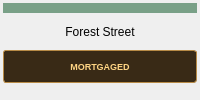
       <widget class="QFrame" name="tile31">
        <property name="tile" stdset="0">
         <bool>true</bool>
        </property>
        <layout class="QVBoxLayout" name="tileLayout31">
         <property name="spacing">
          <number>2</number>
         </property>
         <property name="leftMargin">
          <number>3</number>
         </property>
         <property name="topMargin">
          <number>3</number>
         </property>
         <property name="rightMargin">
          <number>3</number>
         </property>
         <property name="bottomMargin">
          <number>3</number>
         </property>
         <item>
          <widget class="QFrame" name="propertyColor31">
           <property name="minimumSize">
            <size>
             <width>0</width>
             <height>10</height>
            </size>
           </property>
           <property name="maximumSize">
            <size>
             <width>16777215</width>
             <height>10</height>
            </size>
           </property>
           <property name="styleSheet">
            <string>background: #79a087; border: none;</string>
           </property>
          </widget>
         </item>
         <item>
          <widget class="QLabel" name="tileName31">
           <property name="styleSheet">
            <string>font-size: 12px;</string>
           </property>
           <property name="text">
            <string>Forest Street</string>
           </property>
           <property name="alignment">
            <set>Qt::AlignmentFlag::AlignCenter</set>
           </property>
           <property name="wordWrap">
            <bool>true</bool>
           </property>
          </widget>
         </item>
         <item>
          <widget class="QLabel" name="mortgageLabel31">
           <property name="visible">
            <bool>false</bool>
           </property>
           <property name="styleSheet">
            <string notr="true">background-color: #392a16; color: #ffd584; border: 1px solid #b88b46; border-radius: 3px; padding: 2px; font-size: 9px; font-weight: bold;</string>
           </property>
           <property name="text">
            <string>MORTGAGED</string>
           </property>
           <property name="alignment">
            <set>Qt::AlignmentFlag::AlignCenter</set>
           </property>
          </widget>
         </item>
         <item>
          <widget class="QWidget" name="tokenArea31" native="true">
           <property name="minimumSize">
            <size>
             <width>0</width>
             <height>12</height>
            </size>
           </property>
           <property name="maximumSize">
            <size>
             <width>16777215</width>
             <height>12</height>
            </size>
           </property>
          </widget>
         </item>
        </layout>
       </widget>
